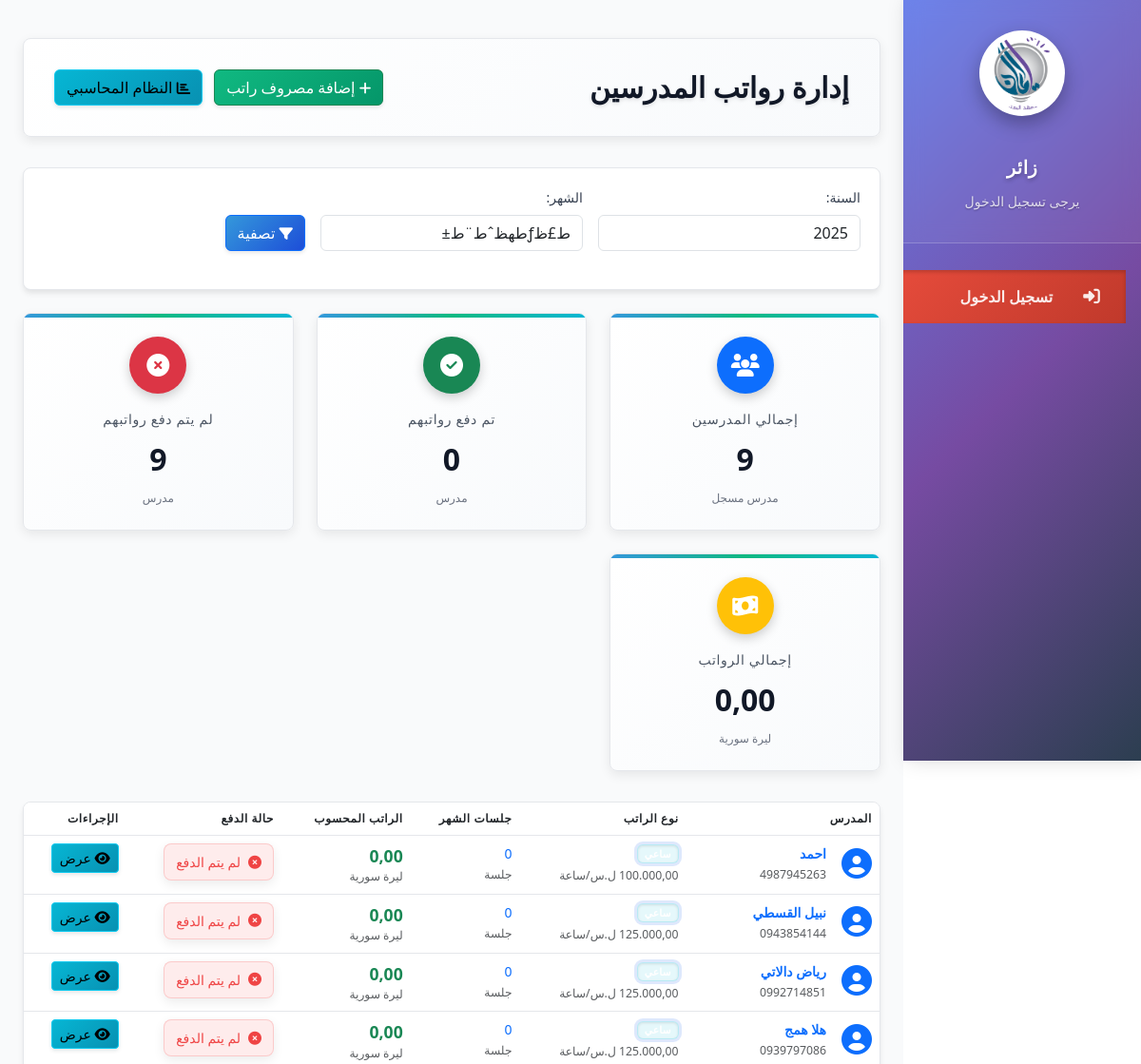
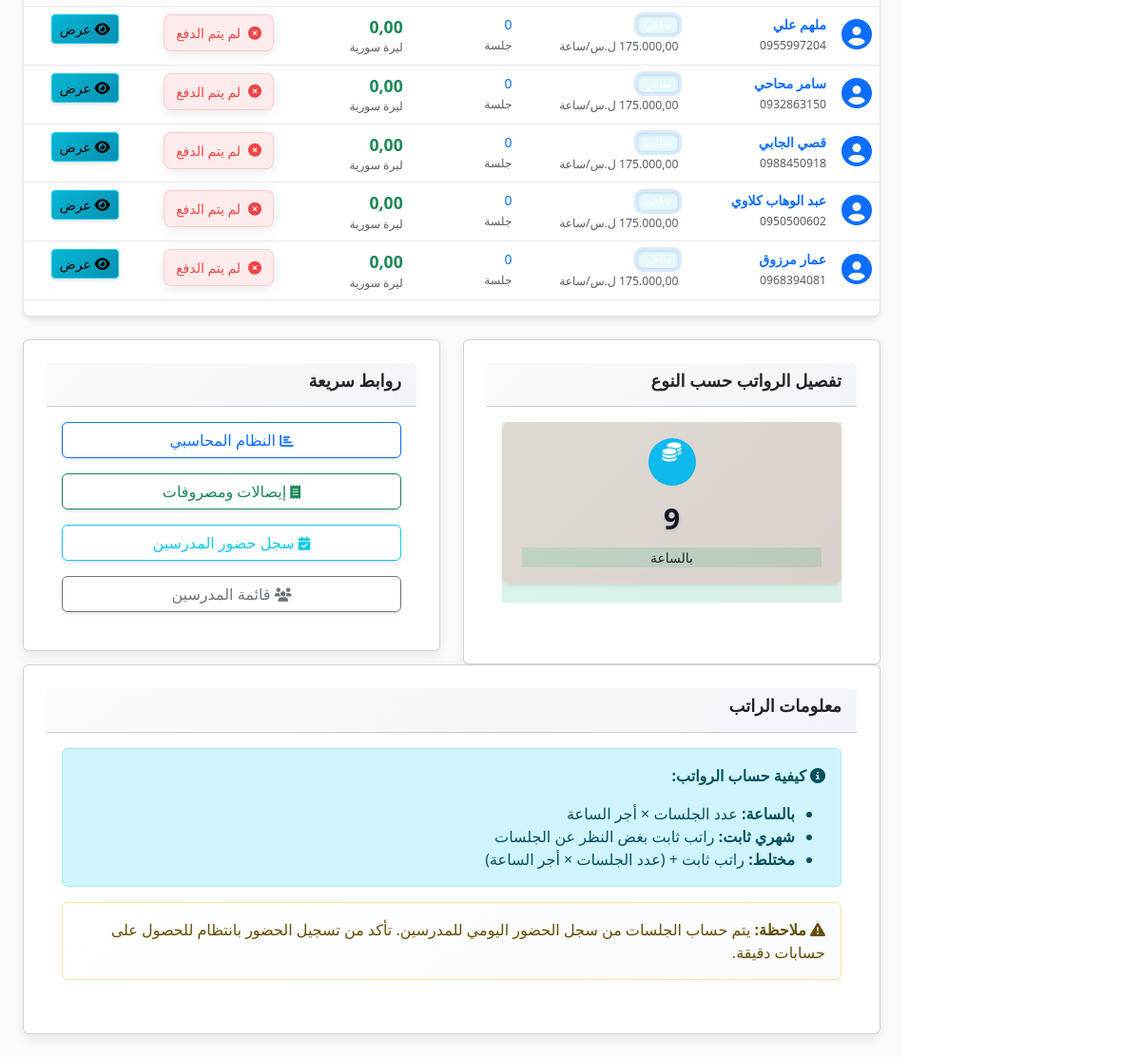
Screenshot of /employ/salary-management/ with the database file from the repository (2 pictures, top to bottom).
### employ/models.py (models this page shows, shortened)
class Teacher(models.Model):
    class BranchChoices(models.TextChoices):
        LITERARY = 'أدبي', 'أدبي'
        SCIENTIFIC = 'علمي', 'علمي'
        NINTH_GRADE = 'تاسع', 'الصف التاسع'
    full_name = models.CharField(
        max_length=100,
        verbose_name='الاسم الكامل',
        validators=[MinLengthValidator(3)]
    )
    phone_number = models.CharField(
        max_length=20,
        verbose_name='رقم الهاتف',
        validators=[MinLengthValidator(8)]
    )
    branches = models.CharField(
        max_length=100,
        verbose_name='الفروع',
        help_text='الفروع التي يدرّسها المدرّس مفصولة بفاصلة'
    )
    hire_date = models.DateField(default=date.today, verbose_name='تاريخ التعيين')
    notes = models.TextField(blank=True, null=True, verbose_name='ملاحظات')
    hourly_rate = models.DecimalField(
        max_digits=10,
        decimal_places=2,
        null=True,
        blank=True,
        default=Decimal('0.00'),
        verbose_name='أجر الساعة',
        help_text='الأجر عن كل حصة دراسية'
    )
    monthly_salary = models.DecimalField(
        max_digits=10,
        decimal_places=2,
        null=True,
        blank=True,
        default=Decimal('0.00'),
        verbose_name='راتب شهري ثابت',
        help_text='يستخدم مع نوع الراتب الشهري أو المختلط'
    )
    salary_type = models.CharField(
        max_length=20,
        choices=[
            ('hourly', 'ساعي'),
            ('monthly', 'شهري ثابت'),
            ('mixed', 'مختلط (شهري + ساعي)')
        ],
        default='hourly',
        verbose_name='نوع الراتب'
    )
    created_at = models.DateTimeField(auto_now_add=True)
    updated_at = models.DateTimeField(auto_now=True)
    class Meta:
        verbose_name = 'مدرّس'
        verbose_name_plural = 'مدرّسون'
        ordering = ['-created_at']
    def get_monthly_sessions(self, year=None, month=None):
        if year is None:
            year = timezone.now().year
        if month is None:
            month = timezone.now().month
        from attendance.models import TeacherAttendance
        return TeacherAttendance.objects.filter(
            teacher=self,
            date__year=year,
            date__month=month,
            status='present'
        ).aggregate(total=Sum('session_count'))['total'] or 0
    def calculate_monthly_salary(self, year=None, month=None):
        if year is None:
            year = timezone.now().year
        if month is None:
            month = timezone.now().month
        monthly_sessions = self.get_monthly_sessions(year, month)
        if self.salary_type == 'hourly':
            return Decimal(monthly_sessions) * (self.hourly_rate or Decimal('0'))
    def get_salary_status(self, year=None, month=None):
        if year is None:
            year = timezone.now().year
        if month is None:
            month = timezone.now().month
        try:
            from accounts.models import ExpenseEntry
            salary_qs = ExpenseEntry.objects.filter(
                teacher=self,
                date__year=year,
                date__month=month
            )
            if salary_qs.exists():
                return True
            name_hint = (self.full_name or '').strip()
            if name_hint:
                legacy_qs = ExpenseEntry.objects.filter(
                    teacher__isnull=True,
                    description__icontains=name_hint,
                    category__in=['SALARY', 'TEACHER_SALARY'],
                    date__year=year,
                    date__month=month
                )
                if legacy_qs.exists():
                    return True
            return False
        except Exception:
            return False

### employ/views.py (the view)
# urls.py: path('salary-management/', views.SalaryManagementView.as_view(), name='salary_management'),
class SalaryManagementView(TemplateView):
    template_name = 'employ/salary_management.html'
    def get_context_data(self, **kwargs):
        context = super().get_context_data(**kwargs)
        selected_year = int(self.request.GET.get('year', timezone.now().year))
        selected_month = int(self.request.GET.get('month', timezone.now().month))
        months = [
            (1, 'ظٹظ†ط§ظٹط±'), (2, 'ظپط¨ط±ط§ظٹط±'), (3, 'ظ…ط§ط±ط³'), (4, 'ط£ط¨ط±ظٹظ„'),
            (5, 'ظ…ط§ظٹظˆ'), (6, 'ظٹظˆظ†ظٹظˆ'), (7, 'ظٹظˆظ„ظٹظˆ'), (8, 'ط£ط؛ط³ط·ط³'),
            (9, 'ط³ط¨طھظ…ط¨ط±'), (10, 'ط£ظƒطھظˆط¨ط±'), (11, 'ظ†ظˆظپظ…ط¨ط±'), (12, 'ط¯ظٹط³ظ…ط¨ط±')
        ]
        teachers = Teacher.objects.all()
        teachers_salary_data = []
        total_calculated_amount = Decimal('0.00')
        paid_count = 0
        unpaid_count = 0
        for teacher in teachers:
            monthly_sessions = teacher.get_monthly_sessions(selected_year, selected_month)
            calculated_salary = teacher.calculate_monthly_salary(selected_year, selected_month)
            salary_status = teacher.get_salary_status(selected_year, selected_month)
            teachers_salary_data.append({
                'teacher': teacher,
                'monthly_sessions': monthly_sessions,
                'calculated_salary': calculated_salary,
                'salary_status': salary_status
            })
            total_calculated_amount += calculated_salary
            if salary_status:
                paid_count += 1
            else:
                unpaid_count += 1
        context.update({
            'teachers_salary_data': teachers_salary_data,
            'selected_year': selected_year,
            'selected_month': selected_month,
            'months': months,
            'total_calculated_amount': total_calculated_amount,
            'paid_count': paid_count,
            'unpaid_count': unpaid_count,
            'today': timezone.now().date()
        })
        return context

### templates/employ/salary_management.html (shortened to what this page needs)
{% extends "base.html" %}
{% load static %}
{% block content %}
<div class="module-header">
    <h2>إدارة رواتب المدرسين</h2>
    <div class="header-actions">
        <a href="{% url 'accounts:expense_create' %}" class="btn btn-success">
            <i class="fas fa-plus"></i> إضافة مصروف راتب
        </a>
        <a href="{% url 'accounts:dashboard' %}" class="btn btn-info">
            <i class="fas fa-chart-bar"></i> النظام المحاسبي
        </a>
    </div>
</div>
<div class="filters">
    <form method="GET" class="form-row">
        <div class="form-col">
            <label for="year" class="form-label">السنة:</label>
            <select name="year" id="year" class="form-control">
                <option value="2025" {% if selected_year == 2025 %}selected{% endif %}>2025</option>
            </select>
        </div>
        <div class="form-col">
            <label for="month" class="form-label">الشهر:</label>
            <select name="month" id="month" class="form-control">
                {% for month_num, month_name in months %}
                <option value="{{ month_num }}" {% if selected_month == month_num %}selected{% endif %}>{{ month_name }}</option>
                {% endfor %}
            </select>
        </div>
        <div class="form-col">
            <label class="form-label">&nbsp;</label>
            <button type="submit" class="btn btn-primary">
                <i class="fas fa-filter"></i> تصفية
            </button>
        </div>
    </form>
</div>
<div class="dashboard-cards">
    <div class="dashboard-card">
        <div class="dashboard-card-icon bg-primary">
            <i class="fas fa-users"></i>
        </div>
        <div class="dashboard-card-title">إجمالي المدرسين</div>
        <div class="dashboard-card-value">{{ teachers_salary_data|length }}</div>
        <div class="dashboard-card-change">مدرس مسجل</div>
    </div>
    <div class="dashboard-card">
        <div class="dashboard-card-icon bg-success">
            <i class="fas fa-check-circle"></i>
        </div>
        <div class="dashboard-card-title">تم دفع رواتبهم</div>
        <div class="dashboard-card-value">{{ paid_count }}</div>
        <div class="dashboard-card-change">مدرس</div>
    </div>
    <div class="dashboard-card">
        <div class="dashboard-card-icon bg-danger">
            <i class="fas fa-times-circle"></i>
        </div>
        <div class="dashboard-card-title">لم يتم دفع رواتبهم</div>
        <div class="dashboard-card-value">{{ unpaid_count }}</div>
        <div class="dashboard-card-change">مدرس</div>
    </div>
    <div class="dashboard-card">
        <div class="dashboard-card-icon bg-warning">
            <i class="fas fa-money-bill-wave"></i>
        </div>
        <div class="dashboard-card-title">إجمالي الرواتب</div>
        <div class="dashboard-card-value">{{ total_calculated_amount|floatformat:2 }}</div>
        <div class="dashboard-card-change">ليرة سورية</div>
    </div>
</div>
<div class="table-container">
    <table class="table">
            <tr>
                <th>المدرس</th>
                <th>نوع الراتب</th>
                <th>جلسات الشهر</th>
                <th>الراتب المحسوب</th>
                <th>حالة الدفع</th>
                <th>الإجراءات</th>
            </tr>
        <tbody>
            {% for data in teachers_salary_data %}
            <tr>
                <td>
                    <div class="d-flex align-items-center gap-3">
                        <div class="teacher-avatar">
                            <i class="fas fa-user-circle text-primary" style="font-size: 2rem;"></i>
                        </div>
                        <div>
                            <a href="{% url 'employ:teacher_profile' data.teacher.pk %}" class="text-decoration-none">
                                <strong>{{ data.teacher.full_name }}</strong>
                            </a>
                            <br>
                            <small class="text-muted">{{ data.teacher.phone_number }}</small>
                        </div>
                    </div>
                </td>
                <td>
                    <span class="badge
                        {% if data.teacher.salary_type == 'hourly' %}badge-info
                        {% elif data.teacher.salary_type == 'monthly' %}badge-success
                        {% else %}badge-warning{% endif %}">
                        {{ data.teacher.get_salary_type_display }}
                    </span>
                    <br>
                    <small class="text-muted">
                        {% if data.teacher.salary_type == 'hourly' %}
                            {{ data.teacher.hourly_rate|floatformat:2 }} ل.س/ساعة
                        {% elif data.teacher.salary_type == 'monthly' %}
                            {{ data.teacher.monthly_salary|floatformat:2 }} ل.س ثابت
                        {% else %}
                            {{ data.teacher.monthly_salary|floatformat:2 }} + {{ data.teacher.hourly_rate|floatformat:2 }}/ساعة
                        {% endif %}
                    </small>
                </td>
                <td>
                    <div class="stat-card-value text-primary">{{ data.monthly_sessions }}</div>
                    <small class="text-muted">جلسة</small>
                </td>
                <td>
                    <div class="salary-amount">
                        <strong class="text-success" style="font-size: 1.1rem;">{{ data.calculated_salary|floatformat:2 }}</strong>
                        <small class="text-muted d-block">ليرة سورية</small>
                    </div>
                </td>
                <td>
                    {% if data.salary_status %}
                        <div class="status-indicator paid">
                            <i class="fas fa-check-circle"></i>
                            تم الدفع
                        </div>
                    {% else %}
                        <div class="status-indicator unpaid">
                            <i class="fas fa-times-circle"></i>
                            لم يتم الدفع
                        </div>
                    {% endif %}
                </td>
                <td>
                    <div class="d-flex gap-2">
                        <a href="{% url 'employ:teacher_profile' data.teacher.pk %}" class="btn btn-sm btn-info">
                            <i class="fas fa-eye"></i> عرض
                        </a>
                    </div>
                </td>
            </tr>
            {% endfor %}
        </tbody>
    </table>
</div>
<div class="row mt-6">
    <div class="col-md-6">
        <div class="card">
            <div class="card-header">
                <h5 class="card-title">تفصيل الرواتب حسب النوع</h5>
            </div>
            <div class="card-body">
                <div class="stats-grid">
                    {% regroup teachers_salary_data by teacher.salary_type as salary_groups %}
                    {% for group in salary_groups %}
                    <div class="stat-card">
                        <div class="stat-card-icon
                            {% if group.grouper == 'hourly' %}bg-info
                            {% elif group.grouper == 'monthly' %}bg-success
                            {% else %}bg-warning{% endif %}">
                            <i class="fas fa-coins"></i>
                        </div>
                        <div class="stat-card-value">{{ group.list|length }}</div>
                        <div class="stat-card-label">
                            {% if group.grouper == 'hourly' %}بالساعة
                            {% elif group.grouper == 'monthly' %}شهري ثابت
                            {% else %}مختلط{% endif %}
                        </div>
                    </div>
                    {% endfor %}
                </div>
            </div>
        </div>
    </div>
    <div class="col-md-6">
        <div class="card">
            <div class="card-header">
                <h5 class="card-title">روابط سريعة</h5>
            </div>
            <div class="card-body">
                <div class="d-grid gap-3">
                    <a href="{% url 'accounts:dashboard' %}" class="btn btn-outline-primary">
                        <i class="fas fa-chart-bar"></i> النظام المحاسبي
                    </a>
                    <a href="{% url 'accounts:receipts_expenses' %}" class="btn btn-outline-success">
                        <i class="fas fa-receipt"></i> إيصالات ومصروفات
                    </a>
                    <a href="{% url 'attendance:teacher_attendance' %}" class="btn btn-outline-info">
                        <i class="fas fa-calendar-check"></i> سجل حضور المدرسين
                    </a>
                    <a href="{% url 'employ:teachers' %}" class="btn btn-outline-secondary">
                        <i class="fas fa-users"></i> قائمة المدرسين
                    </a>
                </div>
            </div>
        </div>
    </div>
</div>
<div class="card mt-6">
    <div class="card-header">
        <h5 class="card-title">معلومات الراتب</h5>
    </div>
    <div class="card-body">
        <div class="alert alert-info">
            <i class="fas fa-info-circle"></i>
            <strong>كيفية حساب الرواتب:</strong>
            <ul class="mt-3 mb-0">
                <li><strong>بالساعة:</strong> عدد الجلسات × أجر الساعة</li>
                <li><strong>شهري ثابت:</strong> راتب ثابت بغض النظر عن الجلسات</li>
                <li><strong>مختلط:</strong> راتب ثابت + (عدد الجلسات × أجر الساعة)</li>
            </ul>
        </div>
        <div class="alert alert-warning">
            <i class="fas fa-exclamation-triangle"></i>
            <strong>ملاحظة:</strong> يتم حساب الجلسات من سجل الحضور اليومي للمدرسين. تأكد من تسجيل الحضور بانتظام للحصول على حسابات دقيقة.
        </div>
    </div>
</div>
{% endblock %}

### rows the page displays
Teacher: teacher.full_name "احمد", teacher.phone_number "4987945263", monthly_sessions "0", calculated_salary "0,00"
Teacher: teacher.full_name "نبيل القسطي", teacher.phone_number "0943854144", teacher.salary_type "ساعي", monthly_sessions "0", calculated_salary "0,00"
Teacher: teacher.full_name "رياض دالاتي", teacher.phone_number "0992714851", teacher.salary_type "ساعي", monthly_sessions "0", calculated_salary "0,00"
Teacher: teacher.full_name "هلا همج", teacher.phone_number "0939797086", teacher.salary_type "ساعي", monthly_sessions "0", calculated_salary "0,00"
Teacher: teacher.full_name "ملهم علي", teacher.phone_number "0955997204", monthly_sessions "0", calculated_salary "0,00"
Teacher: teacher.full_name "سامر محاحي", teacher.phone_number "0932863150", teacher.salary_type "ساعي", monthly_sessions "0", calculated_salary "0,00"
Teacher: teacher.full_name "قصي الجابي", teacher.phone_number "0988450918", teacher.salary_type "ساعي", monthly_sessions "0", calculated_salary "0,00"
Teacher: teacher.full_name "عبد الوهاب كلاوي", teacher.phone_number "0950500602", teacher.salary_type "ساعي", monthly_sessions "0", calculated_salary "0,00"
Teacher: teacher.full_name "عمار مرزوق", teacher.phone_number "0968394081", monthly_sessions "0", calculated_salary "0,00"

### other values shown
{{ teachers_salary_data|length }} "9"
{{ paid_count }} "0"
{{ unpaid_count }} "9"
{{ total_calculated_amount|floatformat:2 }} "0,00"
{{ group.list|length }} "9"
form field month "ط£ظƒطھظˆط¨ط±"
